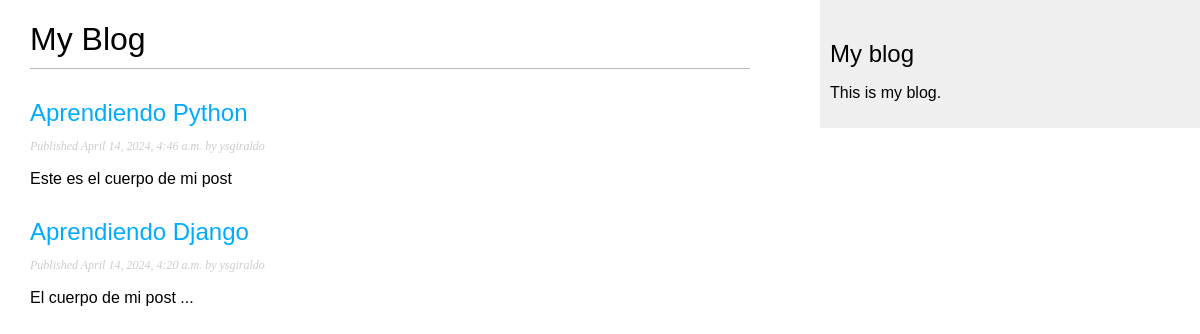
The page /blog/ on the database as committed earlier.
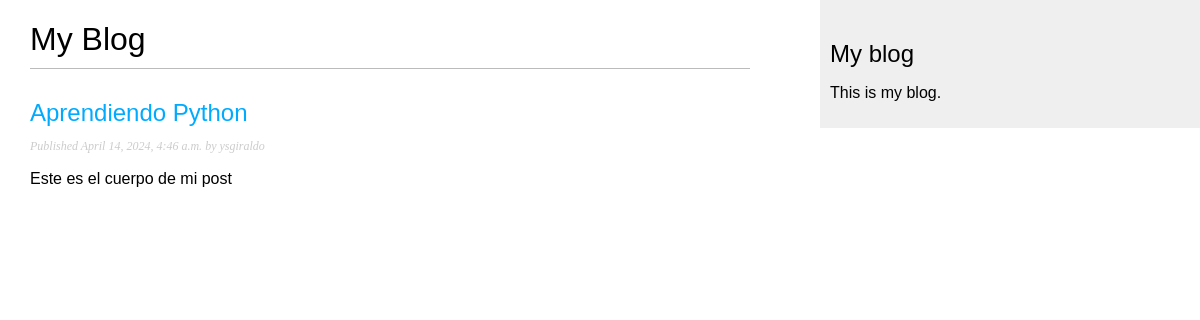
The same page on the database as committed later.
### blog/models.py (models this page shows, shortened)
class Post(models.Model):
    class Status(models.TextChoices):
        DRAFT = 'DF', 'Draft'
        PUBLISHED = 'PB', 'Published'
    title = models.CharField(max_length = 250)
    slug = models.SlugField(max_length = 250)
    author = models.ForeignKey(User, on_delete = models.CASCADE, related_name = 'blog_posts')
    body = models.TextField()
    publish = models.DateTimeField(default = timezone.now)
    created = models.DateTimeField(auto_now_add = True)
    updated = models.DateTimeField(auto_now = True)
    status = models.CharField(max_length = 2,
                            choices = Status.choices,
                            default = Status.DRAFT)
    objects = models.Manager() # The default manager.
    published = PublishedManager() # Our custom manager.
    class Meta:
        ordering = ['-publish']
        indexes = [
            models.Index(fields=['-publish']),
        ]

### blog/views.py (the view)
# urls.py: path('', views.post_list, name='post_list'),
def post_list(request):
    posts = Post.published.all()
    return render(request,
                 'blog/post/list.html',
                 {'posts': posts})

### blog/models.py (called while the page is built)
    def get_queryset(self):
        return super().get_queryset()\
                     .filter(status=Post.Status.PUBLISHED)

### blog/templates/blog/post/list.html (shortened to what this page needs)
{% extends "blog/base.html" %}
{% block content %}
  <h1>My Blog</h1>
  {% for post in posts %}
    <h2>
      <a href="{% url 'blog:post_detail' post.id %}">
        {{ post.title }}
      </a>
    </h2>
    <p class="date">
      Published {{ post.publish }} by {{ post.author }}
    </p>
    {{ post.body|truncatewords:30|linebreaks }}
  {% endfor %}
{% endblock %}

### blog/templates/blog/base.html (shortened to what this page needs)
{% load static %}
<!DOCTYPE html>
<html>
<head>
  <link href="{% static "css/blog.css" %}" rel="stylesheet">
</head>
<body>
  <div id="content">
    {% block content %}
    {% endblock %}
  </div>
  <div id="sidebar">
    <h2>My blog</h2>
    <p>This is my blog.</p>
  </div>
</body>
</html>

### blog/static/css/blog.css (style rules this page uses)
body { margin:0; padding:0; font-family:helvetica, sans-serif; }
a { color:#00abff; text-decoration:none; }
h1 { font-weight:normal; border-bottom:1px solid #bbb; padding:0 0 10px 0; }
h2 { font-weight:normal; margin:30px 0 0; }
#content { float:left; width:60%; padding:0 0 0 30px; }
#sidebar { float:right; width:30%; padding:10px; background:#efefef; height:100%; }
p.date { color:#ccc; font-family: georgia, serif; font-size: 12px; font-style: italic; }

Rows that differ between the two databases and show on the page:
removed Post: title "Aprendiendo Django", publish "April 14, 2024, 4:20 a.m.", author "ysgiraldo", body "El cuerpo de mi post ..."
